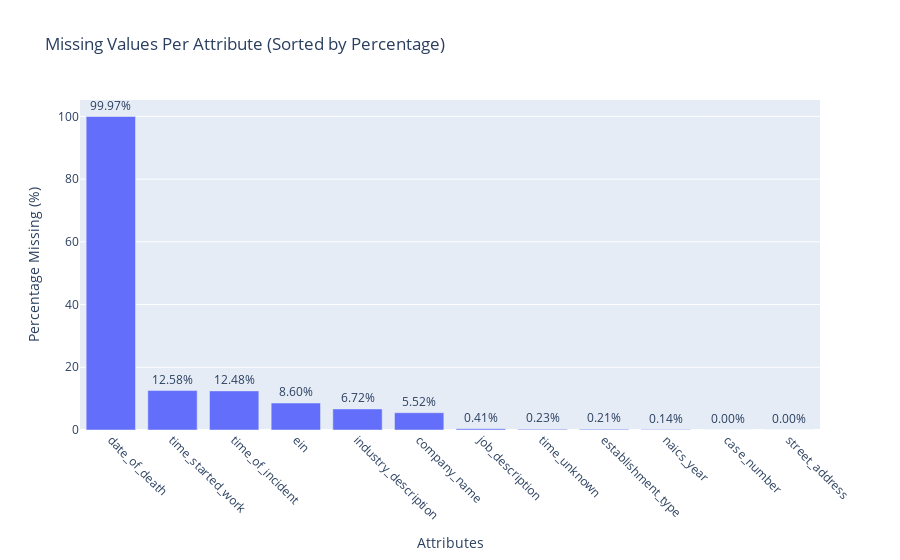
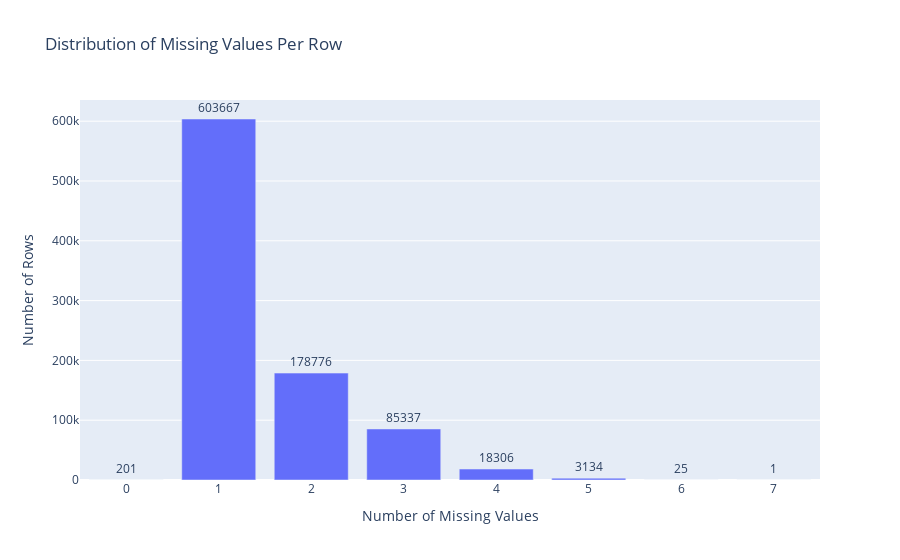

Notebook code cell kept with these figures, in order:
### Markdown cell above
### (f) Analyze the errors and missing values. Write a function to count how many missing values per attribute and per entry you have. Analyze what are the most relevant missing values that might hinder the analysis according to you.

### Code cell
def analyze_and_plot_missing_values(dataframe):
    """
    Analyzes and plots the missing values in the dataset.

    Parameters:
        dataframe (pd.DataFrame): The DataFrame containing the dataset.

    Returns:
        dict: A dictionary with:
              - Total missing values per attribute
              - Percentage of missing values per attribute
              - Missing values per entry
    """
    # Count missing values per attribute
    missing_per_attribute = dataframe.isnull().sum()
    percent_missing_per_attribute = (missing_per_attribute / len(dataframe)) * 100

    # Combine counts and percentages into a DataFrame
    attribute_analysis = (
        pd.DataFrame(
            {
                "Attribute": dataframe.columns,
                "Missing_Count": missing_per_attribute,
                "Percentage_Missing": percent_missing_per_attribute,
            }
        )
        .query("Missing_Count > 0")
        .sort_values(by="Percentage_Missing", ascending=False)
        .set_index("Attribute")
    )  # Sort in descending order

    # Count missing values per entry (row)
    missing_per_entry = dataframe.isnull().sum(axis=1)
    # Distribution of rows by the number of missing values
    row_missing_distribution = missing_per_entry.value_counts().reset_index()
    row_missing_distribution.columns = ["Missing_Count", "Row_Count"]
    row_missing_distribution = row_missing_distribution.sort_values(
        by="Missing_Count", ascending=True
    ).set_index("Missing_Count")

    # Plot missing values per attribute
    fig_attr = px.bar(
        attribute_analysis.reset_index(),
        x="Attribute",
        y="Percentage_Missing",
        text="Percentage_Missing",
        title="Missing Values Per Attribute (Sorted by Percentage)",
        labels={
            "Attribute": "Attribute",
            "Percentage Missing": "Percentage Missing (%)",
        },
    )
    fig_attr.update_traces(texttemplate="%{text:.2f}%", textposition="outside")
    fig_attr.update_layout(
        xaxis=dict(title="Attributes", tickangle=45),
        yaxis=dict(title="Percentage Missing (%)"),
        uniformtext_minsize=8,
        uniformtext_mode="hide",
        showlegend=False,
    )
    fig_attr.show()

    # Plot distribution of missing values per row
    fig_row = px.bar(
        row_missing_distribution.reset_index(),
        x="Missing_Count",
        y="Row_Count",
        text="Row_Count",
        title="Distribution of Missing Values Per Row",
        labels={
            "Missing_Count": "Number of Missing Values",
            "Row_Count": "Number of Rows",
        },
    )
    fig_row.update_traces(texttemplate="%{text}", textposition="outside")
    fig_row.update_layout(
        xaxis=dict(title="Number of Missing Values"),
        yaxis=dict(title="Number of Rows"),
        uniformtext_minsize=8,
        uniformtext_mode="hide",
        showlegend=False,
    )
    fig_row.show()

    return attribute_analysis, row_missing_distribution


# Example usage
df_missing_attributes, df_row_missing_distribution = analyze_and_plot_missing_values(df)

### Figure 1 — Plotly figure (JSON) as saved in the notebook; plotly's stock layout.template omitted (floating-point values rounded to 4 significant figures)
{"data": [{"alignmentgroup": "True", "hovertemplate": "Attribute=%{x}<br>Percentage_Missing=%{text}<extra></extra>", "legendgroup": "", "marker": {"color": "#636efa", "pattern": {"shape": ""}}, "name": "", "offsetgroup": "", "orientation": "v", "showlegend": false, "text": [99.97, 12.58, 12.48, 8.604, 6.723, 5.515, 0.4108, 0.2304, 0.2118, 0.1431, 0.001462, 0.0001124], "textposition": "outside", "texttemplate": "%{text:.2f}%", "type": "bar", "x": ["date_of_death", "time_started_work", "time_of_incident", "ein", "industry_description", "company_name", "job_description", "time_unknown", "establishment_type", "naics_year", "case_number", "street_address"], "xaxis": "x", "y": [99.97, 12.58, 12.48, 8.604, 6.723, 5.515, 0.4108, 0.2304, 0.2118, 0.1431, 0.001462, 0.0001124], "yaxis": "y"}], "layout": {"barmode": "relative", "legend": {"tracegroupgap": 0}, "showlegend": false, "title": {"text": "Missing Values Per Attribute (Sorted by Percentage)"}, "uniformtext": {"minsize": 8, "mode": "hide"}, "xaxis": {"anchor": "y", "domain": [0, 1], "tickangle": 45, "title": {"text": "Attributes"}}, "yaxis": {"anchor": "x", "domain": [0, 1], "title": {"text": "Percentage Missing (%)"}}}}

### Figure 2 — Plotly figure (JSON) as saved in the notebook; plotly's stock layout.template omitted (floating-point values rounded to 4 significant figures)
{"data": [{"alignmentgroup": "True", "hovertemplate": "Number of Missing Values=%{x}<br>Number of Rows=%{text}<extra></extra>", "legendgroup": "", "marker": {"color": "#636efa", "pattern": {"shape": ""}}, "name": "", "offsetgroup": "", "orientation": "v", "showlegend": false, "text": [201, 603667, 178776, 85337, 18306, 3134, 25, 1], "textposition": "outside", "texttemplate": "%{text}", "type": "bar", "x": [0, 1, 2, 3, 4, 5, 6, 7], "xaxis": "x", "y": [201, 603667, 178776, 85337, 18306, 3134, 25, 1], "yaxis": "y"}], "layout": {"barmode": "relative", "legend": {"tracegroupgap": 0}, "showlegend": false, "title": {"text": "Distribution of Missing Values Per Row"}, "uniformtext": {"minsize": 8, "mode": "hide"}, "xaxis": {"anchor": "y", "domain": [0, 1], "title": {"text": "Number of Missing Values"}}, "yaxis": {"anchor": "x", "domain": [0, 1], "title": {"text": "Number of Rows"}}}}
